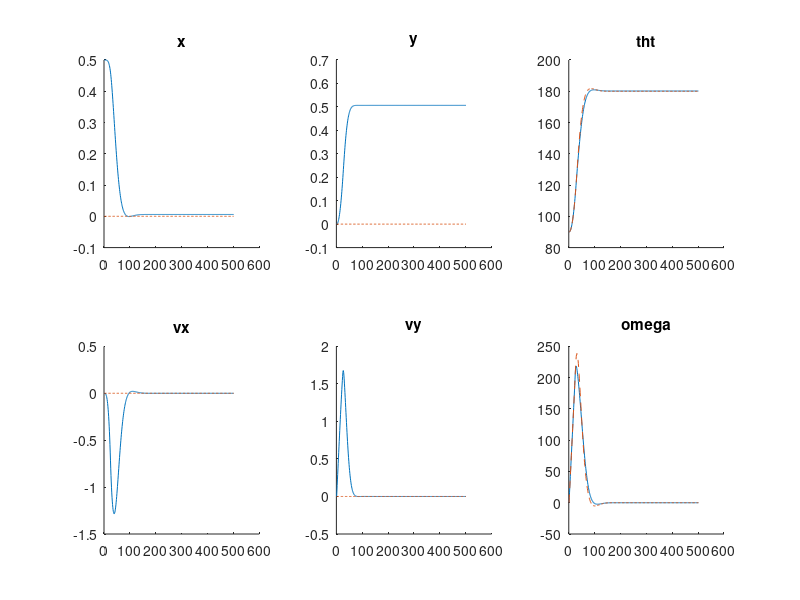
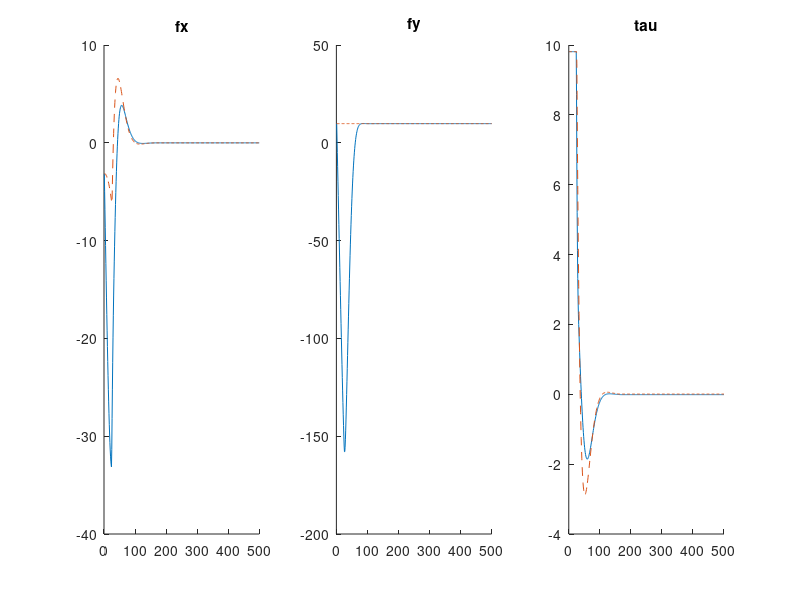
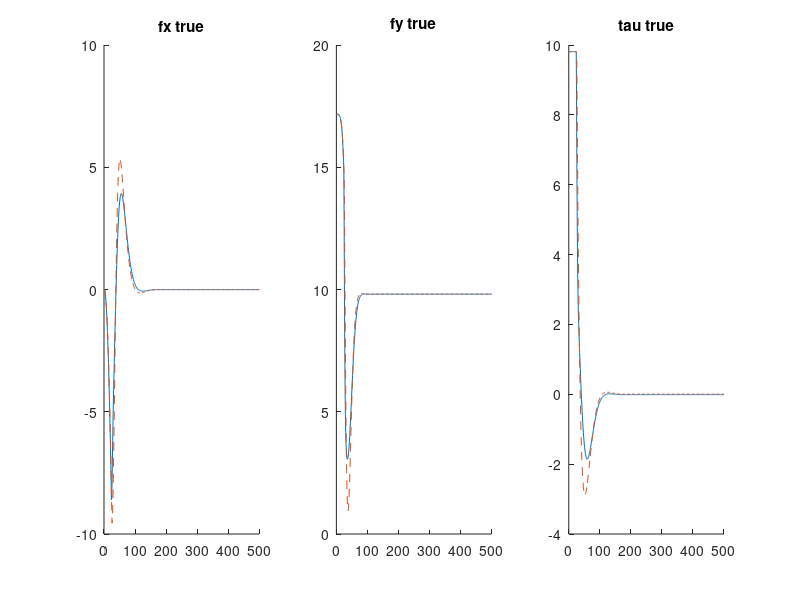
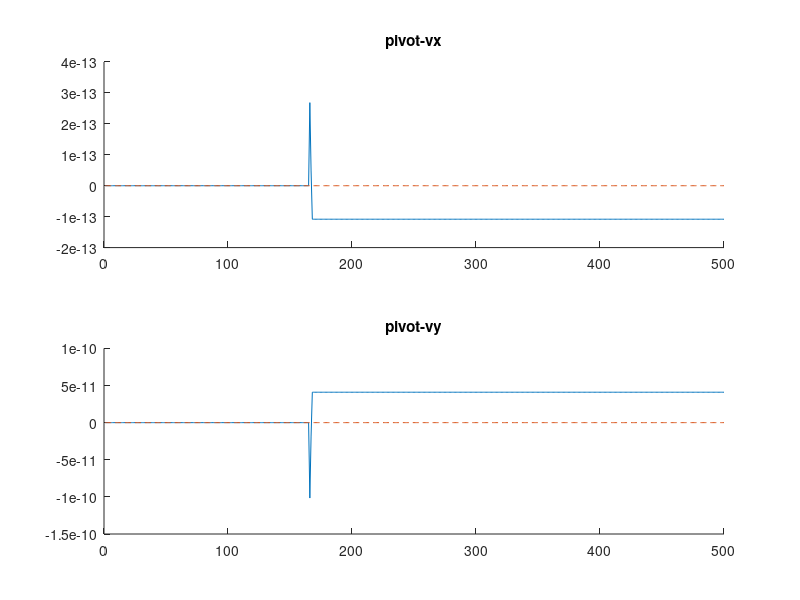

Source code (MATLAB) for these figures, in order:
clear; clc; close all; 


constrained_pend = load('constrained_pend.mat');
constrained_pend_pivot = load('constrained_pend_pivot.mat'); 

% state
figure(1); clf;

titles = {'x', 'y', 'tht', 'vx', 'vy', 'omega'};
multiplier = [1, 1, (180/pi), 1, 1, (180/pi)];

for k = 1:6
    subplot(2, 3, k); hold on;
    plot(multiplier(k)*constrained_pend.xvec(k, :));
    plot(multiplier(k)*constrained_pend_pivot.xvec(k, :), '--');
    title(titles{k})
end

% input
figure(2); clf;
titles = {'fx', 'fy', 'tau'};
for k = 1:3
    subplot(1, 3, k); hold on;
    plot(constrained_pend.uvec(k, :));
    plot(constrained_pend_pivot.uvec(k, :), '--');
    title(titles{k})
end

% input
figure(3); clf;
titles = {'fx true', 'fy true', 'tau true'};
for k = 1:3
    subplot(1, 3, k); hold on;
    plot(constrained_pend.utruevec(k, :));
    plot(constrained_pend_pivot.utruevec(k, :), '--');
    title(titles{k})
end

% velocity constraint
figure(4); clf;
titles = {'pivot-vx', 'pivot-vy'};
for k = 1:2
    subplot(2, 1, k); hold on;
    plot(constrained_pend.cvec(k, :));
    plot(constrained_pend_pivot.cvec(k, :), '--');
    title(titles{k});
end